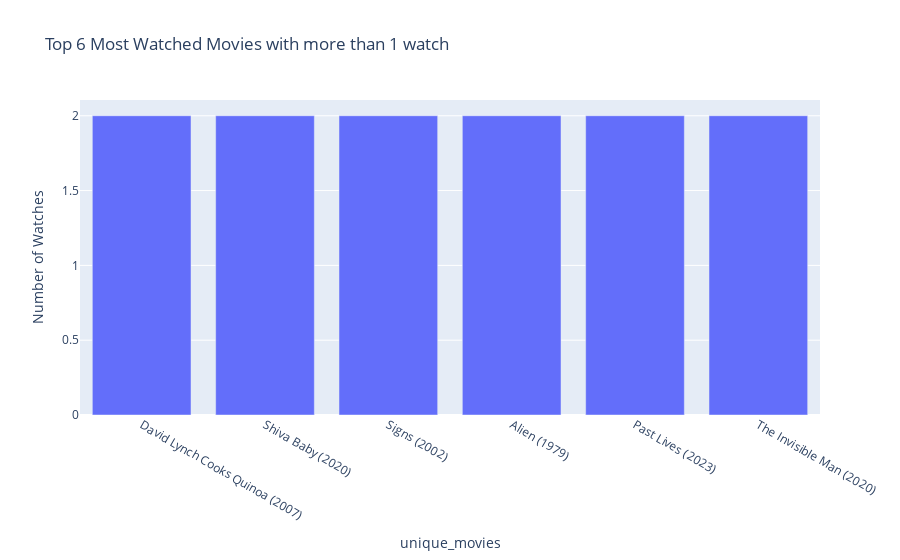

Notebook code cell kept with this figure:
### Markdown cell above
# top 10 movies

### Code cell
top10_movies = watches.head(10)

# if there's not 10 movies with multiple watches, show less than 10 movies 
top10_movies = top10_movies[top10_movies['watch_count_per_movie']>1]
top_x_movies = len(top10_movies)

fig = px.bar(top10_movies, 
             x='unique_movies', 
             y='watch_count_per_movie', 
             title=f'Top {top_x_movies} Most Watched Movies with more than 1 watch',
             labels={'name': 'Movie Name', 'watch_count_per_movie': 'Number of Watches'})


fig.show()

### Figure 1 — Plotly figure (JSON) as saved in the notebook; plotly's stock layout.template omitted (floating-point values rounded to 4 significant figures)
{"data": [{"hovertemplate": "unique_movies=%{x}<br>Number of Watches=%{y}<extra></extra>", "legendgroup": "", "marker": {"color": "#636efa", "pattern": {"shape": ""}}, "name": "", "orientation": "v", "showlegend": false, "textposition": "auto", "type": "bar", "x": ["David Lynch Cooks Quinoa (2007)", "Shiva Baby (2020)", "Signs (2002)", "Alien (1979)", "Past Lives (2023)", "The Invisible Man (2020)"], "xaxis": "x", "y": [2, 2, 2, 2, 2, 2], "yaxis": "y"}], "layout": {"barmode": "relative", "legend": {"tracegroupgap": 0}, "title": {"text": "Top 6 Most Watched Movies with more than 1 watch"}, "xaxis": {"anchor": "y", "domain": [0, 1], "title": {"text": "unique_movies"}}, "yaxis": {"anchor": "x", "domain": [0, 1], "title": {"text": "Number of Watches"}}}}
